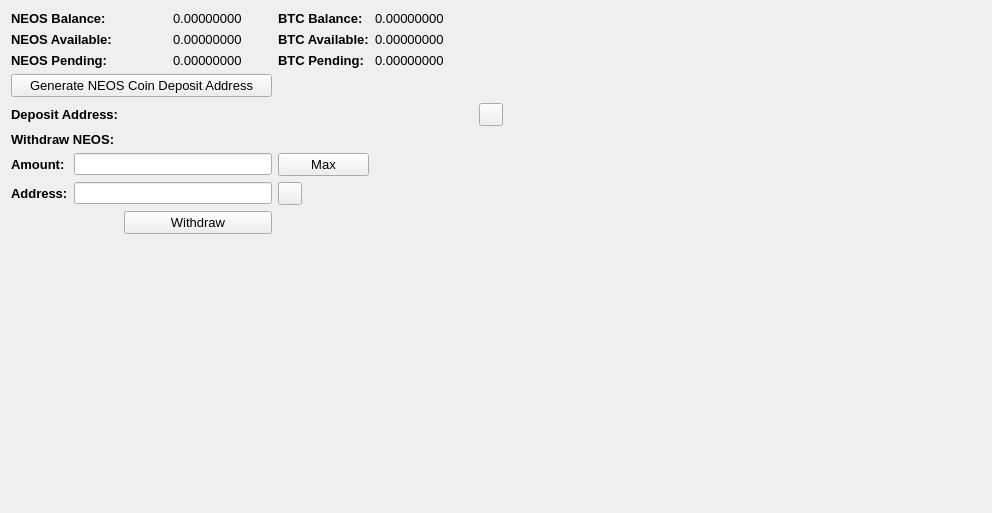
     <widget class="QWidget" name="BalanceTab">
      <attribute name="title">
       <string>Balance</string>
      </attribute>
      <layout class="QGridLayout" name="gridLayout_2">
       <item row="0" column="0" colspan="2">
        <widget class="QLabel" name="label_11">
         <property name="font">
          <font>
           <pointsize>10</pointsize>
           <weight>75</weight>
           <bold>true</bold>
          </font>
         </property>
         <property name="text">
          <string>NEOS Balance:</string>
         </property>
        </widget>
       </item>
       <item row="0" column="3">
        <widget class="QLabel" name="TXBalanceLabel">
         <property name="font">
          <font>
           <pointsize>10</pointsize>
          </font>
         </property>
         <property name="text">
          <string>0.00000000</string>
         </property>
         <property name="textInteractionFlags">
          <set>Qt::LinksAccessibleByMouse|Qt::TextSelectableByMouse</set>
         </property>
        </widget>
       </item>
       <item row="0" column="4">
        <widget class="QLabel" name="label_12">
         <property name="font">
          <font>
           <pointsize>10</pointsize>
           <weight>75</weight>
           <bold>true</bold>
          </font>
         </property>
         <property name="text">
          <string>BTC Balance:</string>
         </property>
        </widget>
       </item>
       <item row="0" column="5">
        <widget class="QLabel" name="BitcoinBalanceLabel">
         <property name="font">
          <font>
           <pointsize>10</pointsize>
          </font>
         </property>
         <property name="text">
          <string>0.00000000</string>
         </property>
         <property name="textInteractionFlags">
          <set>Qt::LinksAccessibleByMouse|Qt::TextSelectableByMouse</set>
         </property>
        </widget>
       </item>
       <item row="0" column="7" rowspan="10">
        <spacer name="horizontalSpacer_4">
         <property name="orientation">
          <enum>Qt::Horizontal</enum>
         </property>
         <property name="sizeHint" stdset="0">
          <size>
           <width>478</width>
           <height>488</height>
          </size>
         </property>
        </spacer>
       </item>
       <item row="1" column="0" colspan="2">
        <widget class="QLabel" name="label_13">
         <property name="font">
          <font>
           <pointsize>10</pointsize>
           <weight>75</weight>
           <bold>true</bold>
          </font>
         </property>
         <property name="text">
          <string>NEOS Available:</string>
         </property>
        </widget>
       </item>
       <item row="1" column="3">
        <widget class="QLabel" name="TXAvailableLabel_2">
         <property name="font">
          <font>
           <pointsize>10</pointsize>
          </font>
         </property>
         <property name="text">
          <string>0.00000000</string>
         </property>
         <property name="textInteractionFlags">
          <set>Qt::LinksAccessibleByMouse|Qt::TextSelectableByMouse</set>
         </property>
        </widget>
       </item>
       <item row="1" column="4">
        <widget class="QLabel" name="label_15">
         <property name="font">
          <font>
           <pointsize>10</pointsize>
           <weight>75</weight>
           <bold>true</bold>
          </font>
         </property>
         <property name="text">
          <string>BTC Available:</string>
         </property>
        </widget>
       </item>
       <item row="1" column="5">
        <widget class="QLabel" name="BitcoinAvailableLabel">
         <property name="font">
          <font>
           <pointsize>10</pointsize>
          </font>
         </property>
         <property name="text">
          <string>0.00000000</string>
         </property>
         <property name="textInteractionFlags">
          <set>Qt::LinksAccessibleByMouse|Qt::TextSelectableByMouse</set>
         </property>
        </widget>
       </item>
       <item row="2" column="0" colspan="2">
        <widget class="QLabel" name="label_14">
         <property name="font">
          <font>
           <pointsize>10</pointsize>
           <weight>75</weight>
           <bold>true</bold>
          </font>
         </property>
         <property name="text">
          <string>NEOS Pending:</string>
         </property>
        </widget>
       </item>
       <item row="2" column="3">
        <widget class="QLabel" name="TXPendingLabel">
         <property name="font">
          <font>
           <pointsize>10</pointsize>
          </font>
         </property>
         <property name="text">
          <string>0.00000000</string>
         </property>
         <property name="textInteractionFlags">
          <set>Qt::LinksAccessibleByMouse|Qt::TextSelectableByMouse</set>
         </property>
        </widget>
       </item>
       <item row="2" column="4">
        <widget class="QLabel" name="label_31">
         <property name="font">
          <font>
           <pointsize>10</pointsize>
           <weight>75</weight>
           <bold>true</bold>
          </font>
         </property>
         <property name="text">
          <string>BTC Pending:</string>
         </property>
        </widget>
       </item>
       <item row="2" column="5">
        <widget class="QLabel" name="BitcoinPendingLabel">
         <property name="font">
          <font>
           <pointsize>10</pointsize>
          </font>
         </property>
         <property name="text">
          <string>0.00000000</string>
         </property>
         <property name="textInteractionFlags">
          <set>Qt::LinksAccessibleByMouse|Qt::TextSelectableByMouse</set>
         </property>
        </widget>
       </item>
       <item row="3" column="0" colspan="4">
        <widget class="QPushButton" name="GenDepositBTN">
         <property name="font">
          <font>
           <pointsize>10</pointsize>
          </font>
         </property>
         <property name="text">
          <string>Generate NEOS Coin Deposit Address</string>
         </property>
        </widget>
       </item>
       <item row="4" column="0" colspan="3">
        <widget class="QLabel" name="label_33">
         <property name="font">
          <font>
           <pointsize>10</pointsize>
           <weight>75</weight>
           <bold>true</bold>
          </font>
         </property>
         <property name="text">
          <string>Deposit Address:</string>
         </property>
        </widget>
       </item>
       <item row="4" column="3" colspan="3">
        <widget class="QLabel" name="DepositAddressLabel">
         <property name="minimumSize">
          <size>
           <width>300</width>
           <height>0</height>
          </size>
         </property>
         <property name="palette">
          <palette>
           <active>
            <colorrole role="WindowText">
             <brush brushstyle="SolidPattern">
              <color alpha="255">
               <red>0</red>
               <green>0</green>
               <blue>0</blue>
              </color>
             </brush>
            </colorrole>
            <colorrole role="Text">
             <brush brushstyle="SolidPattern">
              <color alpha="255">
               <red>0</red>
               <green>0</green>
               <blue>255</blue>
              </color>
             </brush>
            </colorrole>
           </active>
           <inactive>
            <colorrole role="WindowText">
             <brush brushstyle="SolidPattern">
              <color alpha="255">
               <red>0</red>
               <green>0</green>
               <blue>0</blue>
              </color>
             </brush>
            </colorrole>
            <colorrole role="Text">
             <brush brushstyle="SolidPattern">
              <color alpha="255">
               <red>0</red>
               <green>0</green>
               <blue>255</blue>
              </color>
             </brush>
            </colorrole>
           </inactive>
           <disabled>
            <colorrole role="WindowText">
             <brush brushstyle="SolidPattern">
              <color alpha="255">
               <red>120</red>
               <green>120</green>
               <blue>120</blue>
              </color>
             </brush>
            </colorrole>
            <colorrole role="Text">
             <brush brushstyle="SolidPattern">
              <color alpha="255">
               <red>120</red>
               <green>120</green>
               <blue>120</blue>
              </color>
             </brush>
            </colorrole>
           </disabled>
          </palette>
         </property>
         <property name="font">
          <font>
           <pointsize>10</pointsize>
           <weight>75</weight>
           <bold>true</bold>
          </font>
         </property>
         <property name="text">
          <string/>
         </property>
         <property name="alignment">
          <set>Qt::AlignRight|Qt::AlignTrailing|Qt::AlignVCenter</set>
         </property>
         <property name="textInteractionFlags">
          <set>Qt::LinksAccessibleByMouse|Qt::TextSelectableByKeyboard|Qt::TextSelectableByMouse</set>
         </property>
        </widget>
       </item>
       <item row="4" column="6">
        <widget class="QToolButton" name="DepositCopyButton">
         <property name="toolTip">
          <string>Copy to clipboard</string>
         </property>
         <property name="text">
          <string/>
         </property>
         <property name="icon">
          <iconset resource="../bitcoin.qrc">
           <normaloff>:/icons/editcopy</normaloff>:/icons/editcopy</iconset>
         </property>
         <property name="shortcut">
          <string>Alt+P</string>
         </property>
        </widget>
       </item>
       <item row="5" column="0" colspan="2">
        <widget class="QLabel" name="label_34">
         <property name="font">
          <font>
           <pointsize>10</pointsize>
           <weight>75</weight>
           <bold>true</bold>
          </font>
         </property>
         <property name="text">
          <string>Withdraw NEOS:</string>
         </property>
        </widget>
       </item>
       <item row="6" column="0">
        <widget class="QLabel" name="label_26">
         <property name="font">
          <font>
           <pointsize>10</pointsize>
           <weight>75</weight>
           <bold>true</bold>
          </font>
         </property>
         <property name="text">
          <string>Amount:</string>
         </property>
        </widget>
       </item>
       <item row="6" column="1" colspan="3">
        <widget class="QLineEdit" name="WithdrawUnitsInput">
         <property name="font">
          <font>
           <pointsize>9</pointsize>
           <weight>75</weight>
           <bold>true</bold>
          </font>
         </property>
         <property name="text">
          <string/>
         </property>
        </widget>
       </item>
       <item row="6" column="4">
        <widget class="QPushButton" name="Withdraw_Max_Amount">
         <property name="font">
          <font>
           <pointsize>10</pointsize>
          </font>
         </property>
         <property name="text">
          <string>Max</string>
         </property>
        </widget>
       </item>
       <item row="7" column="0">
        <widget class="QLabel" name="label_10">
         <property name="font">
          <font>
           <pointsize>10</pointsize>
           <weight>75</weight>
           <bold>true</bold>
          </font>
         </property>
         <property name="text">
          <string>Address:</string>
         </property>
        </widget>
       </item>
       <item row="7" column="1" colspan="3">
        <widget class="QLineEdit" name="WithdrawAddress">
         <property name="font">
          <font>
           <pointsize>9</pointsize>
           <weight>75</weight>
           <bold>true</bold>
          </font>
         </property>
        </widget>
       </item>
       <item row="7" column="4">
        <widget class="QToolButton" name="WithdrawPasteButton">
         <property name="toolTip">
          <string>Paste from clipboard</string>
         </property>
         <property name="text">
          <string/>
         </property>
         <property name="icon">
          <iconset resource="../bitcoin.qrc">
           <normaloff>:/icons/editpaste</normaloff>:/icons/editpaste</iconset>
         </property>
         <property name="shortcut">
          <string>Alt+P</string>
         </property>
        </widget>
       </item>
       <item row="8" column="2" colspan="2">
        <widget class="QPushButton" name="WithdrawUnitsBtn">
         <property name="font">
          <font>
           <pointsize>10</pointsize>
          </font>
         </property>
         <property name="text">
          <string>Withdraw</string>
         </property>
        </widget>
       </item>
       <item row="9" column="0" colspan="6">
        <spacer name="verticalSpacer">
         <property name="orientation">
          <enum>Qt::Vertical</enum>
         </property>
         <property name="sizeHint" stdset="0">
          <size>
           <width>428</width>
           <height>262</height>
          </size>
         </property>
        </spacer>
       </item>
      </layout>
      <zorder>label_31</zorder>
      <zorder>label_15</zorder>
      <zorder>label_12</zorder>
      <zorder>label_14</zorder>
      <zorder>label_13</zorder>
      <zorder>label_11</zorder>
      <zorder>BitcoinBalanceLabel</zorder>
      <zorder>TXBalanceLabel</zorder>
      <zorder>TXAvailableLabel_2</zorder>
      <zorder>TXPendingLabel</zorder>
      <zorder>BitcoinAvailableLabel</zorder>
      <zorder>BitcoinPendingLabel</zorder>
      <zorder>label_33</zorder>
      <zorder>GenDepositBTN</zorder>
      <zorder>DepositAddressLabel</zorder>
      <zorder>Withdraw_Max_Amount</zorder>
      <zorder>label_34</zorder>
      <zorder>WithdrawUnitsInput</zorder>
      <zorder>label_10</zorder>
      <zorder>label_26</zorder>
      <zorder>WithdrawAddress</zorder>
      <zorder>WithdrawUnitsBtn</zorder>
      <zorder>horizontalSpacer_4</zorder>
      <zorder>verticalSpacer</zorder>
      <zorder>WithdrawPasteButton</zorder>
      <zorder>DepositCopyButton</zorder>
     </widget>
